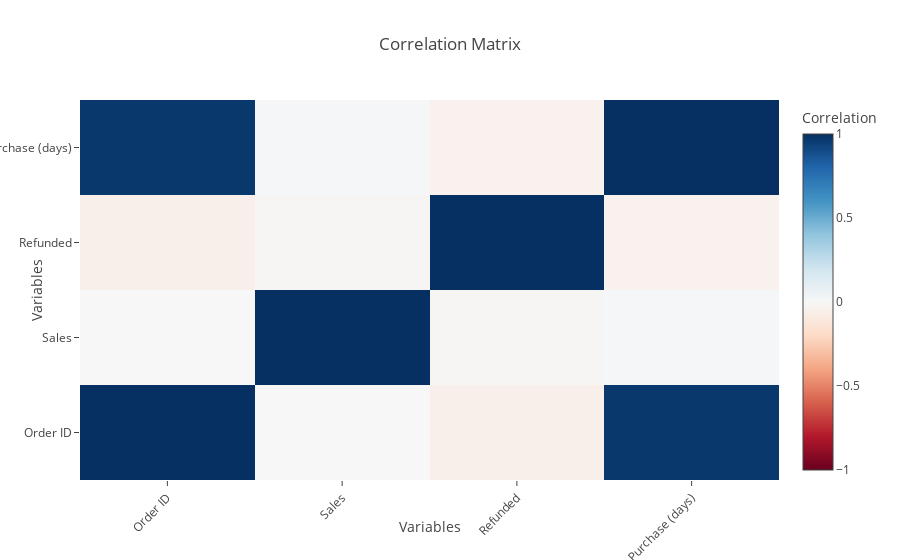

Notebook source saved alongside this figure:
### Code cell
correlation_matrix = df.corr(numeric_only=True)

fig = go.Figure(data=go.Heatmap(
    z=correlation_matrix.values,
    x=correlation_matrix.columns,
    y=correlation_matrix.columns,
    colorscale='RdBu',
    zmin=-1,
    zmax=1,
    colorbar=dict(title='Correlation'),
))

fig.update_layout(
    title='Correlation Matrix',
    xaxis_title='Variables',
    yaxis_title='Variables',
    xaxis=dict(tickangle=-45),
    yaxis=dict(tickangle=0),
)

fig.show()

### Figure 1 — Plotly figure (JSON) as saved in the notebook; plotly's stock layout.template omitted (floating-point values rounded to 4 significant figures)
{"data": [{"colorbar": {"title": {"text": "Correlation"}}, "colorscale": [[0, "rgb(103,0,31)"], [0.1, "rgb(178,24,43)"], [0.2, "rgb(214,96,77)"], [0.3, "rgb(244,165,130)"], [0.4, "rgb(253,219,199)"], [0.5, "rgb(247,247,247)"], [0.6, "rgb(209,229,240)"], [0.7, "rgb(146,197,222)"], [0.8, "rgb(67,147,195)"], [0.9, "rgb(33,102,172)"], [1, "rgb(5,48,97)"]], "type": "heatmap", "x": ["Order ID", "Sales", "Refunded", "Time to Purchase (days)"], "y": ["Order ID", "Sales", "Refunded", "Time to Purchase (days)"], "z": [[1, -0.0001599, -0.05596, 0.9686], [-0.0001599, 1, -0.01079, 0.009753], [-0.05596, -0.01079, 1, -0.04141], [0.9686, 0.009753, -0.04141, 1]], "zmax": 1, "zmin": -1}], "layout": {"title": {"text": "Correlation Matrix"}, "xaxis": {"tickangle": -45, "title": {"text": "Variables"}}, "yaxis": {"tickangle": 0, "title": {"text": "Variables"}}}}
